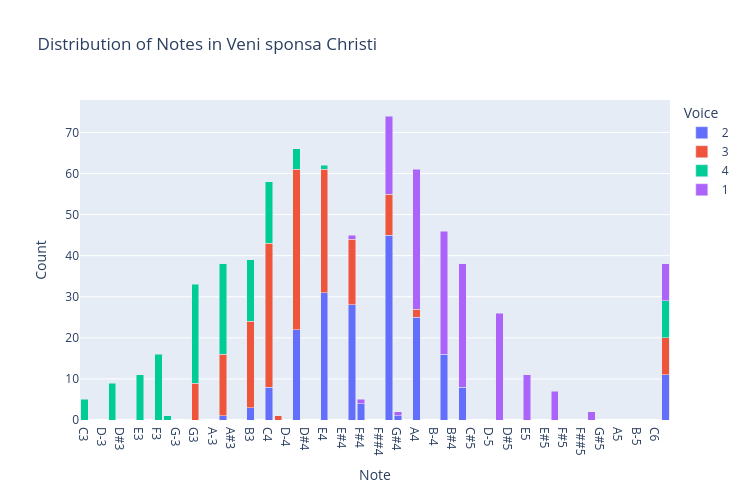

The cell this chart's notebook holds for it:
### Markdown cell above
### 3b.  Bar Chart of Notes, Voices and Ranges

### Code cell
# pitch order is imported from sorting_lists.py
pitch_order = pitch_order

# chart of pitches by voice
grouped_data = melted_notes.groupby(['pitch', 'voice']).size().reset_index(name='count')

# Create the stacked bar chart
chart_title = "Distribution of Notes in " + piece.metadata['title']
fig = px.bar(grouped_data,
             x='pitch',
             y='count',
             color='voice',
             barmode='stack',
             title=chart_title,
             # note that we define pitch_order in the helpers file!
             category_orders={'pitch': pitch_order})

fig.update_layout(xaxis_title="Note", 
                  yaxis_title="Count",
                  legend_title='Voice',
                  height=500,
                  width=750,
                  xaxis={'categoryorder': 'array', 'categoryarray': pitch_order})

fig.show()

### Figure 1 — Plotly figure (JSON) as saved in the notebook; plotly's stock layout.template omitted (floating-point values rounded to 4 significant figures)
{"data": [{"alignmentgroup": "True", "hovertemplate": "voice=2<br>pitch=%{x}<br>count=%{y}<extra></extra>", "legendgroup": "2", "marker": {"color": "#636efa", "pattern": {"shape": ""}}, "name": "2", "offsetgroup": "2", "orientation": "v", "showlegend": true, "textposition": "auto", "type": "bar", "x": ["A3", "A4", "B3", "B4", "C4", "C5", "D4", "E4", "F#4", "F4", "G#4", "G4", "Rest"], "xaxis": "x", "y": [1, 25, 3, 16, 8, 8, 22, 31, 4, 28, 1, 45, 11], "yaxis": "y"}, {"alignmentgroup": "True", "hovertemplate": "voice=3<br>pitch=%{x}<br>count=%{y}<extra></extra>", "legendgroup": "3", "marker": {"color": "#EF553B", "pattern": {"shape": ""}}, "name": "3", "offsetgroup": "3", "orientation": "v", "showlegend": true, "textposition": "auto", "type": "bar", "x": ["A3", "A4", "B3", "C#4", "C4", "D4", "E4", "F4", "G3", "G4", "Rest"], "xaxis": "x", "y": [15, 2, 21, 1, 35, 39, 30, 16, 9, 10, 9], "yaxis": "y"}, {"alignmentgroup": "True", "hovertemplate": "voice=4<br>pitch=%{x}<br>count=%{y}<extra></extra>", "legendgroup": "4", "marker": {"color": "#00cc96", "pattern": {"shape": ""}}, "name": "4", "offsetgroup": "4", "orientation": "v", "showlegend": true, "textposition": "auto", "type": "bar", "x": ["A3", "B3", "C3", "C4", "D3", "D4", "E3", "E4", "F#3", "F3", "G3", "Rest"], "xaxis": "x", "y": [22, 15, 5, 15, 9, 5, 11, 1, 1, 16, 24, 9], "yaxis": "y"}, {"alignmentgroup": "True", "hovertemplate": "voice=1<br>pitch=%{x}<br>count=%{y}<extra></extra>", "legendgroup": "1", "marker": {"color": "#ab63fa", "pattern": {"shape": ""}}, "name": "1", "offsetgroup": "1", "orientation": "v", "showlegend": true, "textposition": "auto", "type": "bar", "x": ["A4", "B4", "C5", "D5", "E5", "F#4", "F4", "F5", "G#4", "G4", "G5", "Rest"], "xaxis": "x", "y": [34, 30, 30, 26, 11, 1, 1, 7, 1, 19, 2, 9], "yaxis": "y"}], "layout": {"barmode": "stack", "height": 500, "legend": {"title": {"text": "Voice"}, "tracegroupgap": 0}, "title": {"text": "Distribution of Notes in Veni sponsa Christi"}, "width": 750, "xaxis": {"anchor": "y", "categoryarray": ["A#1", "B1", "C2", "C#2", "D2", "D#2", "E-2", "E2", "E#2", "F2", "F#2", "G-2", "G2", "G#2", "A-2", "A2", "A#2", "B-2", "B2", "B#2", "C3", "C#3", "D-3", "D3", "D#3", "E-3", "E3", "E#3", "F3", "F#3", "G-3", "F##3", "G3", "G#3", "A-3", "A3", "A#3", "B-3", "B3", "B#3", "C4", "C#4", "D-4", "D4", "D#4", "E-4", "E4", "F-4", "E#4", "F4", "F#4", "G-4", "F##4", "G4", "G#4", "A-4", "A4", "A#4", "B-4", "B4", "B#4", "C5", "C#5", "C##5", "D-5", "D5", "D#5", "E-5", "E5", "F-5", "E#5", "F5", "F#5", "G-5", "F##5", "G5", "G#5", "A-5", "A5", "A#5", "B-5", "B5", "C6"], "categoryorder": "array", "domain": [0, 1], "title": {"text": "Note"}}, "yaxis": {"anchor": "x", "domain": [0, 1], "title": {"text": "Count"}}}}
